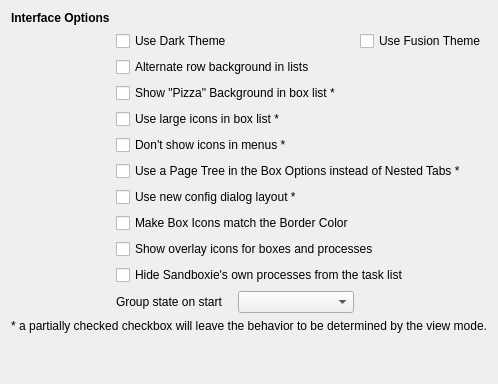
           <widget class="QWidget" name="tabUI">
            <attribute name="title">
             <string>User Interface</string>
            </attribute>
            <layout class="QGridLayout" name="gridLayout_11">
             <item row="0" column="0">
              <layout class="QGridLayout" name="gridLayout_15">
               <item row="3" column="1" colspan="2">
                <widget class="QCheckBox" name="chkBackground">
                 <property name="text">
                  <string>Show &quot;Pizza&quot; Background in box list *</string>
                 </property>
                 <property name="tristate">
                  <bool>true</bool>
                 </property>
                </widget>
               </item>
               <item row="15" column="1">
                <spacer name="verticalSpacer_8">
                 <property name="orientation">
                  <enum>Qt::Orientation::Vertical</enum>
                 </property>
                 <property name="sizeHint" stdset="0">
                  <size>
                   <width>20</width>
                   <height>40</height>
                  </size>
                 </property>
                </spacer>
               </item>
               <item row="1" column="1" colspan="2">
                <widget class="QCheckBox" name="chkDarkTheme">
                 <property name="text">
                  <string>Use Dark Theme</string>
                 </property>
                 <property name="tristate">
                  <bool>true</bool>
                 </property>
                </widget>
               </item>
               <item row="1" column="3">
                <widget class="QCheckBox" name="chkFusionTheme">
                 <property name="text">
                  <string>Use Fusion Theme</string>
                 </property>
                 <property name="tristate">
                  <bool>true</bool>
                 </property>
                </widget>
               </item>
               <item row="14" column="0" colspan="4">
                <widget class="QLabel" name="label_11">
                 <property name="text">
                  <string>* a partially checked checkbox will leave the behavior to be determined by the view mode.</string>
                 </property>
                 <property name="alignment">
                  <set>Qt::AlignmentFlag::AlignRight|Qt::AlignmentFlag::AlignTrailing|Qt::AlignmentFlag::AlignVCenter</set>
                 </property>
                </widget>
               </item>
               <item row="9" column="1" colspan="3">
                <widget class="QCheckBox" name="chkOverlayIcons">
                 <property name="text">
                  <string>Show overlay icons for boxes and processes</string>
                 </property>
                </widget>
               </item>
               <item row="8" column="1" colspan="3">
                <widget class="QCheckBox" name="chkColorIcons">
                 <property name="text">
                  <string>Make Box Icons match the Border Color</string>
                 </property>
                </widget>
               </item>
               <item row="6" column="1" colspan="3">
                <widget class="QCheckBox" name="chkOptTree">
                 <property name="text">
                  <string>Use a Page Tree in the Box Options instead of Nested Tabs *</string>
                 </property>
                 <property name="tristate">
                  <bool>true</bool>
                 </property>
                </widget>
               </item>
               <item row="10" column="1" colspan="3">
                <widget class="QCheckBox" name="chkHideCore">
                 <property name="text">
                  <string>Hide Sandboxie's own processes from the task list</string>
                 </property>
                </widget>
               </item>
               <item row="2" column="1" colspan="2">
                <widget class="QCheckBox" name="chkAltRows">
                 <property name="text">
                  <string>Alternate row background in lists</string>
                 </property>
                </widget>
               </item>
               <item row="4" column="1" colspan="2">
                <widget class="QCheckBox" name="chkLargeIcons">
                 <property name="text">
                  <string>Use large icons in box list *</string>
                 </property>
                 <property name="tristate">
                  <bool>true</bool>
                 </property>
                </widget>
               </item>
               <item row="5" column="1" colspan="2">
                <widget class="QCheckBox" name="chkNoIcons">
                 <property name="text">
                  <string>Don't show icons in menus *</string>
                 </property>
                 <property name="tristate">
                  <bool>true</bool>
                 </property>
                </widget>
               </item>
               <item row="0" column="0">
                <widget class="QLabel" name="lblInterface">
                 <property name="sizePolicy">
                  <sizepolicy hsizetype="Maximum" vsizetype="Preferred">
                   <horstretch>0</horstretch>
                   <verstretch>0</verstretch>
                  </sizepolicy>
                 </property>
                 <property name="font">
                  <font>
                   <bold>true</bold>
                   <kerning>true</kerning>
                  </font>
                 </property>
                 <property name="text">
                  <string>Interface Options</string>
                 </property>
                </widget>
               </item>
               <item row="7" column="1" colspan="2">
                <widget class="QCheckBox" name="chkNewLayout">
                 <property name="text">
                  <string>Use new config dialog layout *</string>
                 </property>
                 <property name="tristate">
                  <bool>true</bool>
                 </property>
                </widget>
               </item>
               <item row="11" column="2">
                <widget class="QComboBox" name="cmbGrouping"/>
               </item>
               <item row="11" column="1">
                <widget class="QLabel" name="label_34">
                 <property name="text">
                  <string>Group state on start</string>
                 </property>
                </widget>
               </item>
              </layout>
             </item>
            </layout>
           </widget>
